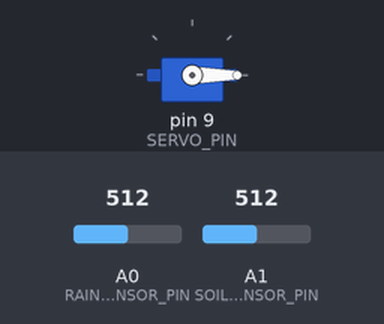
Bench run of a sketch on a simulated Arduino Uno, built with avr-gcc and run on an emulated ATmega328P. Shown: servo. The test bench sets the inputs (shaded band); at power-on: A0 (RAIN_SENSOR_PIN) = 512, A1 (SOIL_SENSOR_PIN) = 512.

Above: at 1.2 s.
1.3 s: A0 (RAIN_SENSOR_PIN) set to 481
At 2.5 s:
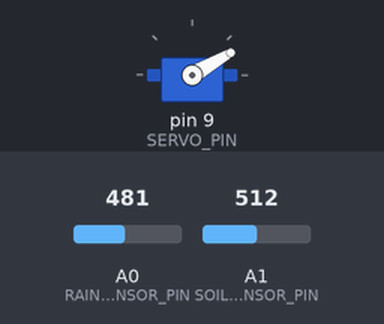
2.8 s: A1 (SOIL_SENSOR_PIN) set to 541
4.3 s: A1 (SOIL_SENSOR_PIN) set to 565
At 4.9 s:
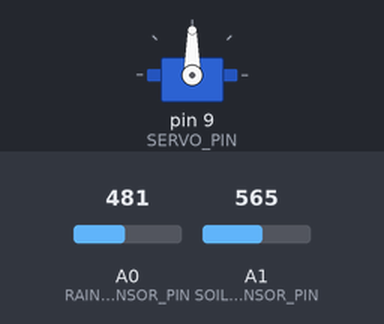
5.8 s: A0 (RAIN_SENSOR_PIN) set to 689
7.3 s: A0 (RAIN_SENSOR_PIN) set to 715
At 8.4 s:
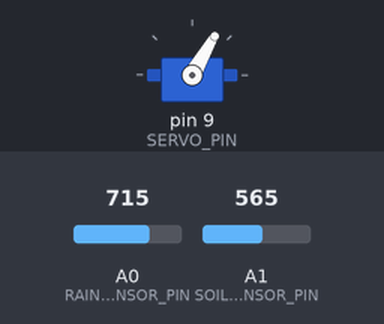
8.8 s: A0 (RAIN_SENSOR_PIN) set to 690
At 9.5 s:
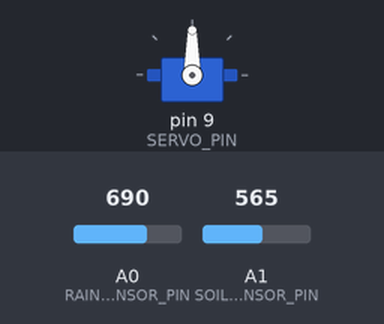
Timing chart, 0 to 11.3 s (numbered marks = the images above; inputs shaded):
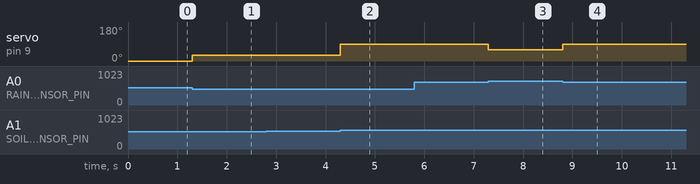

Measured:
- the behaviour switches between 500 and 499 on A0 (RAIN_SENSOR_PIN) (found by bisection; images 0 and 1)
- the behaviour switches between 549 and 550 on A1 (SOIL_SENSOR_PIN) (found by bisection; images 1 and 2)
- the behaviour switches between 700 and 701 on A0 (RAIN_SENSOR_PIN) (found by bisection; images 2 and 3)
- after the input at 1.3 s, servo on pin 9 (SERVO_PIN): 0° → 30° at once
- after the input at 2.8 s, every drawn part: stays the same
- after the input at 4.3 s, servo on pin 9 (SERVO_PIN): 30° → 90° at once
- after the input at 5.8 s, every drawn part: stays the same
- after the input at 7.3 s, servo on pin 9 (SERVO_PIN): 90° → 60° at once
- after the input at 8.8 s, servo on pin 9 (SERVO_PIN): 60° → 90° at once

The sketch:

final.rain.servo.soil.ino
```cpp
#include <Servo.h>

#define RAIN_SENSOR_PIN A0 // Arduino pin connected to rain sensor's pin
#define SOIL_SENSOR_PIN A1 // Arduino pin connected to soil sensor's pin
#define SERVO_PIN       9  // Arduino pin connected to servo motor's pin

Servo servo; // create servo object to control a servo

// variables will change:
int angle = 0;
int rain_state;
int soil_state;

void setup()
{
  Serial.begin(9600);                // initialize serial
  pinMode(RAIN_SENSOR_PIN, INPUT);    // set Arduino pin to input mode
  pinMode(SOIL_SENSOR_PIN, INPUT);    // set Arduino pin to input mode
  servo.attach(SERVO_PIN);            // attaches the servo on pin 9 to the servo object
  servo.write(angle);
  rain_state = analogRead(RAIN_SENSOR_PIN);
  soil_state = analogRead(SOIL_SENSOR_PIN);
}

void loop() {
  rain_state = analogRead(RAIN_SENSOR_PIN);
  soil_state = analogRead(SOIL_SENSOR_PIN);

  if (soil_state < 550 && rain_state > 700 && rain_state < 500) // soil moisture wet and rain is medium
  {
    servo.write(30);
  }
  else if (soil_state < 550 && rain_state < 500) // soil moisture wet and rain is high
  {
    servo.write(30);
  }
  else if (soil_state > 850 && rain_state > 700) // soil moisture is dry and rain is low
  {
    servo.write(60);
  }
  else if ((soil_state >= 550 && soil_state <= 850) && rain_state > 700) // soil moisture is normal and rain is low
  {
    servo.write(60);
  }
  else if ((soil_state >= 550 && soil_state <= 850) && (rain_state >= 500 && rain_state <= 700)) // soil moisture is normal and rain is medium
  {
    servo.write(90);
  }
  else if ((soil_state >= 550 && soil_state <= 850) && rain_state < 500) // soil moisture is normal and rain is high
  {
    servo.write(90);
  }
  else
  {

   servo.write(0);
  }
}
```
